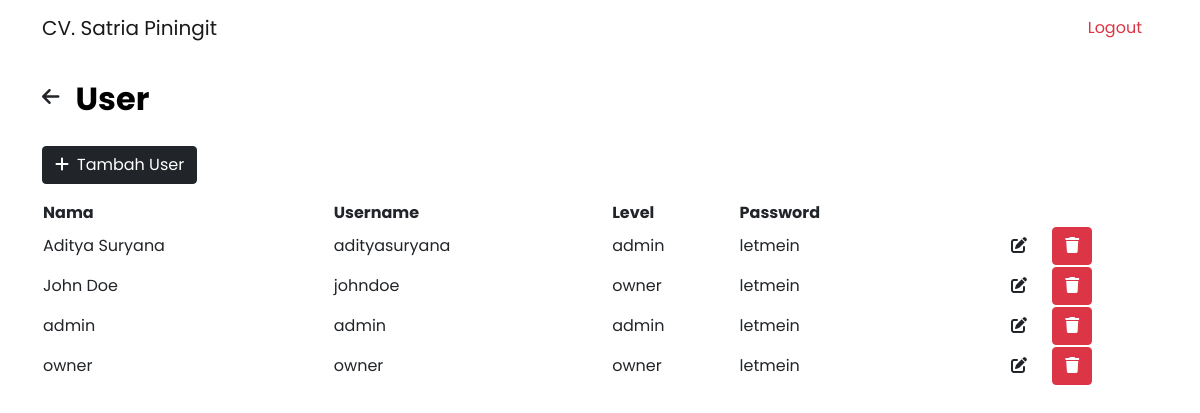
Before: /user-list.php (signed in) with the older database file.
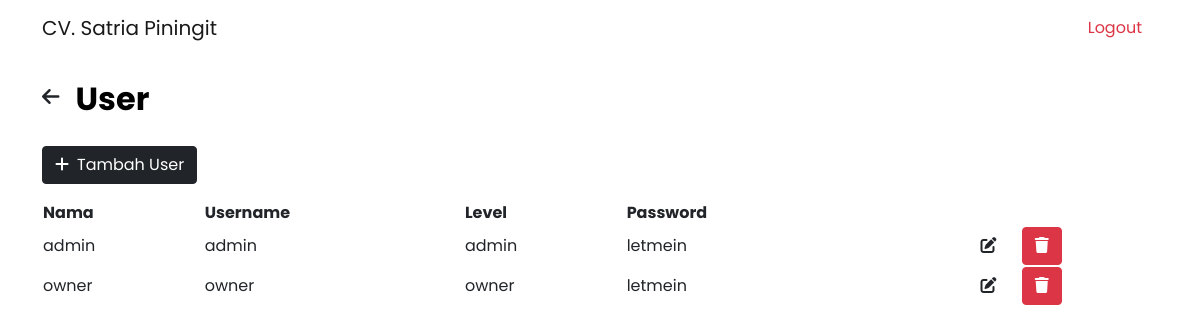
After: the same page with the newer database file.
### tables this page shows
CREATE TABLE `user` (
  `id` int(11) NOT NULL,
  `name` varchar(255) NOT NULL,
  `username` varchar(255) NOT NULL,
  `password` varchar(255) NOT NULL,
  `level` varchar(25) NOT NULL
);

### user-list.php (the view, shortened to what this page needs)
<!DOCTYPE html>
<html lang="en" dir="ltr">
  <head>
    <link rel="stylesheet" type="text/css" href="https://cdn.datatables.net/1.12.1/css/jquery.dataTables.min.css">
    <link rel="stylesheet" href="https://cdn.datatables.net/buttons/2.2.3/css/buttons.dataTables.min.css">
    <link rel="stylesheet" href="css/bootstrap.css">
    <link rel="stylesheet" href="css/style.css">
    <link href="https://cdnjs.cloudflare.com/ajax/libs/font-awesome/6.0.0/css/all.min.css" rel="stylesheet">
  </head>
  <body>
    <?php
  		require_once('connection.php');
  		$sql = "SELECT * FROM user";
  		$result = mysqli_query($conn, $sql);
  	?>
    <nav class="navbar navbar-expand-lg navbar-light">
       <div class="container">
         <p class="navbar-brand mb-0">CV. Satria Piningit</p>
         <div class="collapse navbar-collapse" id="navbarNavAltMarkup">
           <div class="navbar-nav ms-auto">
             <a class="nav-link text-danger mx-2" href="logout.php">Logout</a>
           </div>
         </div>
       </div>
     </nav>
     <div class="container">
       <div class="row">
         <div class="col-12">
           <div class="d-flex">
             <a href="admin.php" class="my-auto text-dark"><i class="fa-solid fa-arrow-left fs-20 me-3"></i></a>
             <h2 class="header-title mt-4 mb-4">User</h2>
           </div>
           <button type="button" class="btn btn-dark mt-1 mb-3" data-bs-toggle="modal" data-bs-target="#addUser">
   				  <span><i class='fa-solid fa-plus me-2' ></i></span>Tambah User
   				</button>
           <div class="table-data">
     				<div class="order">
     					<table id="table" class="w-100">
     						<thead>
     							<tr>
                    <th>Nama</th>
                    <th>Username</th>
                    <th>Level</th>
     								<th>Password</th>
                    <th></th>
     							</tr>
     						</thead>
     						<tbody>
                  <?php while($user = mysqli_fetch_assoc($result)) { ?>
                    <tr>
                      <td><?php echo $user['name']; ?></td>
                      <td><?php echo $user['username']; ?></td>
    									<td><?php echo $user['level']; ?></td>
                      <td><?php echo $user['password']; ?></td>
                      <td class="text-center">
    										<a class="btn btn-edit me-2" data-bs-toggle="modal" data-bs-target="#editUser<?php echo $user['id'];?>"><i class="fa-solid fa-edit"></i></a>
    										<a class="btn btn-danger" href="process/user/delete_user.php?id=<?php echo $user['id']; ?>"><i class="fa-solid fa-trash"></i></a>
    									</td>
    								</tr>
     						</tbody>
                <?php } ?>
     					</table>
     				</div>
     			</div>
         </div>
       </div>
     </div>
  </body>
</html>

Changed rows visible on the page:
removed user: name "Aditya Suryana", username "adityasuryana", level "admin", password "letmein"
removed user: name "John Doe", username "johndoe", level "owner", password "letmein"
